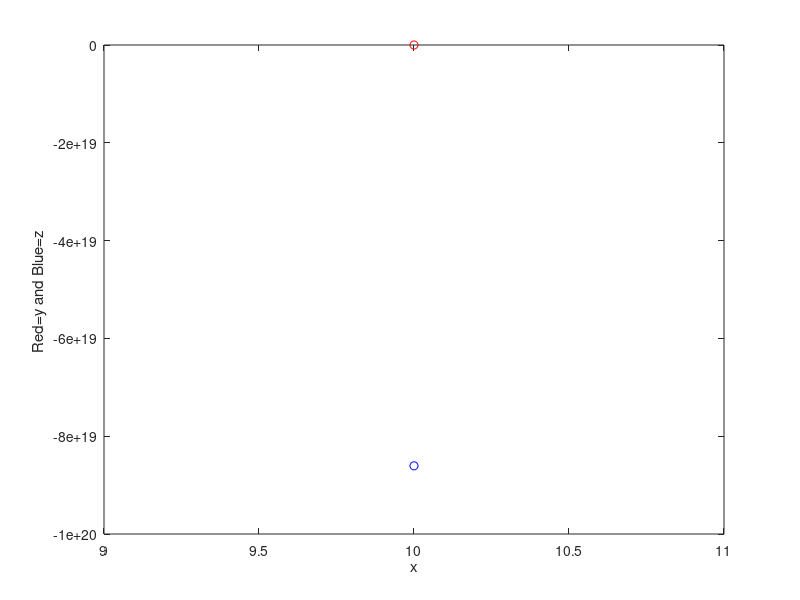

Reproduce this figure in MATLAB.
%NC Muhammad Muaz Khalid
%Pak # 182213
f1=@(x,y,z)(-y+z)*exp(1-x)+0.5;
f2=@(x,y,z)y-z^2; 
x0=input('\n Initial value of x: ');
y0=input('\n Initial value of y: ');
z0=input('\n Initial value of z: ');
xn=input('\n Final value of x: '); 
h=input('\n The step size h: '); 
fprintf('\n x        y      z '); 
while x0<=xn
    fprintf('\n%4.3f  %4.3f  %4.3f',x0,y0,z0);
    x1 = x0 + h;
    Ky1 = f1 (x0,y0 ,z0) ;
    Kz1 = f2 (x0,y0,z0);
    Ky2 =f1 (x1 ,y0+Ky1*h,z0+Kz1*h) ;
    Kz2 =f2 (x1 ,y0 +Ky1*h, z0+Kz1*h) ;
    Ky3 =f1 (x1 ,y0 +Ky2*h, z0+Kz2*h) ;
    Kz3 =f2 (x1 ,y0 +Ky2*h, z0+Kz2*h) ;
    Ky4 =f1(x1,y0+ Ky3*h, z0+Kz3*h);
    Kz4 =f2(x1,y0+ Ky3*h, z0+Kz3*h);
    y1 = y0 + (Ky1 + 2*Ky2 + 2*Ky3 + Ky4)*h/6;
    z1 = z0 + (Kz1 + 2*Kz2 + 2*Kz3 + Kz4)*h/6;
    x0=x1;
    y0=y1;
    z0=z1;
    plot(x0,y0,'-ro')
    xlabel ( 'x' ) ; ylabel ( 'Red=y and Blue=z ' )
    hold on
    plot (x0,z0,'-bo')
end
